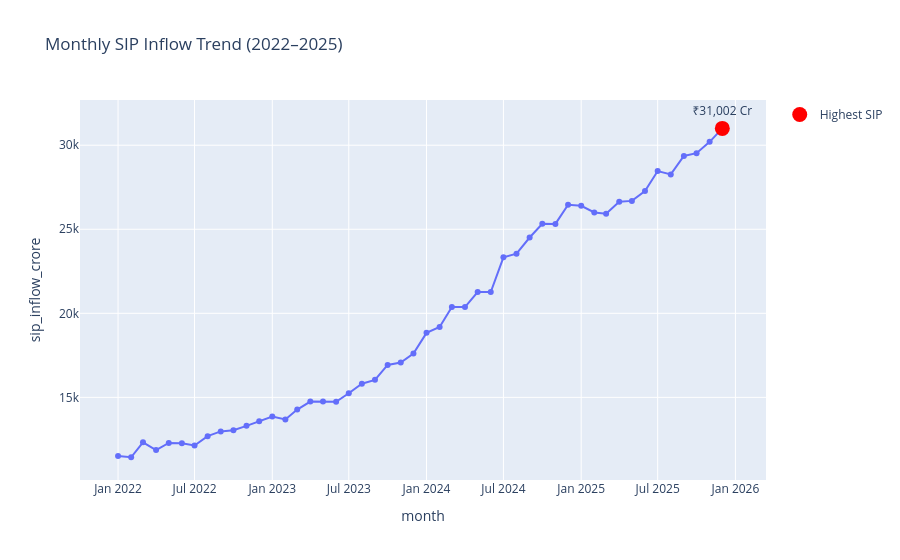

Write notebook code for a chart like this one.
### Code cell
# =====================================
# STEP 8.3: Highlight Highest SIP Inflow
# =====================================

highest = sip.loc[sip["sip_inflow_crore"].idxmax()]

fig = px.line(
    sip,
    x="month",
    y="sip_inflow_crore",
    markers=True,
    title="Monthly SIP Inflow Trend (2022–2025)"
)

fig.add_scatter(
    x=[highest["month"]],
    y=[highest["sip_inflow_crore"]],
    mode="markers+text",
    text=[f"₹{highest['sip_inflow_crore']:,} Cr"],
    textposition="top center",
    marker=dict(
        size=15,
        color="red"
    ),
    name="Highest SIP"
)

fig.show()
